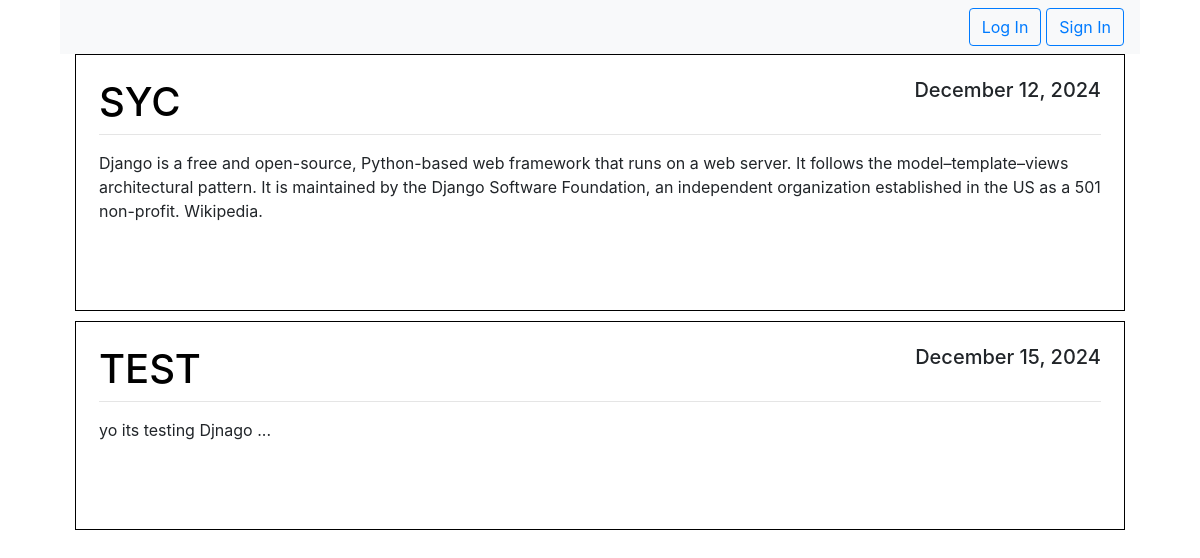
/home/, run on an earlier commit of the app's database.
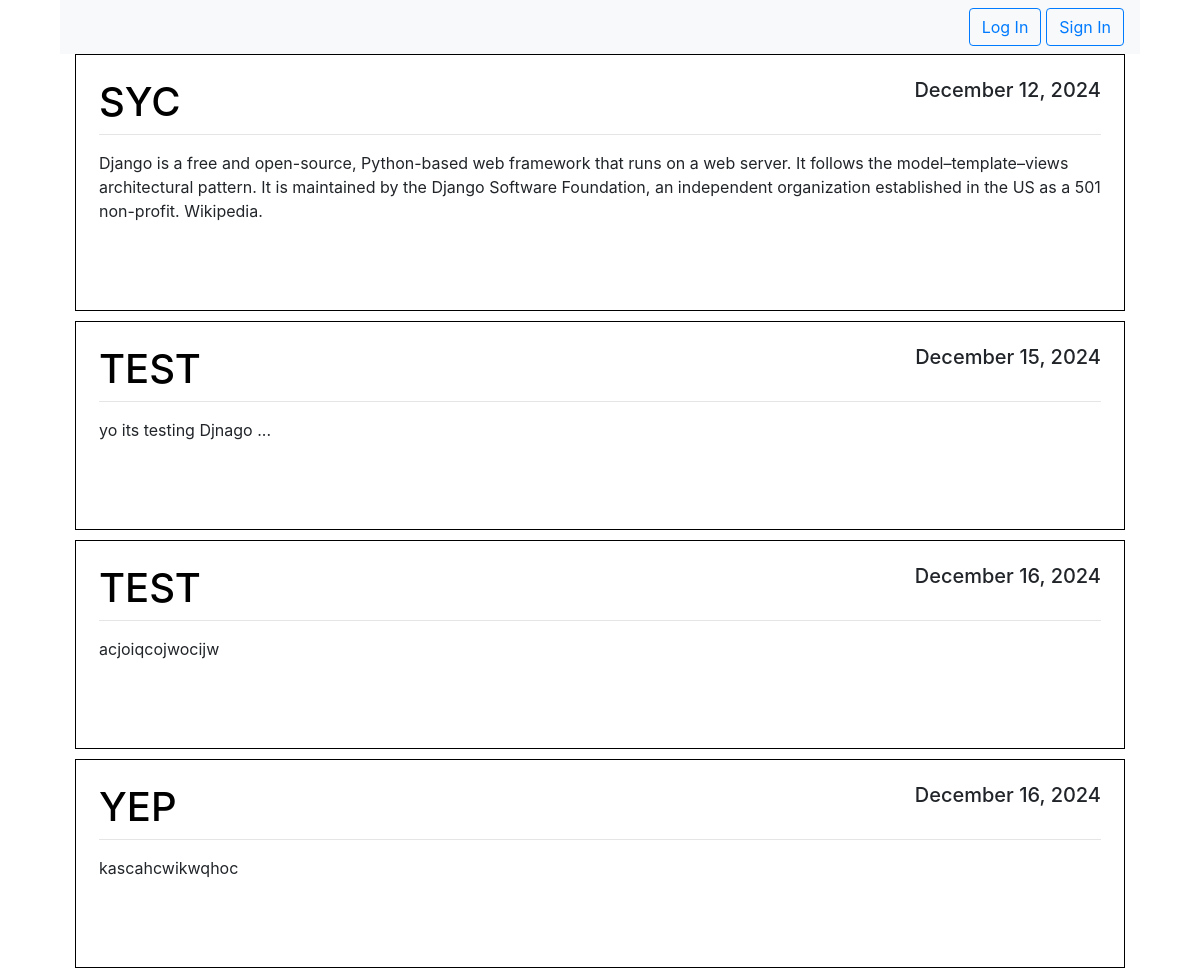
And on a later commit of the database.
### blog/models.py (models this page shows, shortened)
class posts(models.Model):
    title = models.CharField(max_length=100)
    content = models.TextField()
    date_posted = models.DateTimeField(default= timezone.now)
    author = models.ForeignKey(User, on_delete=models.CASCADE)

### blog/views.py (the view)
# urls.py: path('home/', views.home),
def home(request):
    context = {
        "posts" : posts.objects.all()
    }
    return render(request, 'home.html', context)

### blog/templates/blog/home.html (shortened to what this page needs)
{% extends 'blog/base.html' %}
{% block content %}
{% load static %}
<div class="container custom-container" >
    <nav class="navbar navbar-expand-lg navbar-light bg-light w-100">
        <div class="collapse navbar-collapse" id="navbarSupportedContent">
            <form class="form-inline my-2 my-lg-0" style="margin-left: 68%;" >
                <div class="dropdown" style="display: flex;">
                    {% if request.user.is_authenticated %}
            <p style="margin-right: 80px; font-size: 20px;">@{{request.user.username|capfirst}}</p>
            <button class="btn btn-outline-primary dropdown-toggle" type="button" id="dropdownMenuButton"
                data-toggle="dropdown" aria-haspopup="true" aria-expanded="false">
                Profile
            </button>
            <div class="dropdown-menu" aria-labelledby="dropdownMenuButton">
                <a class="dropdown-item" href="/home">Home</a>
                <a class="dropdown-item" href="/newpost">New Post</a>
                <a class="dropdown-item" href="/mypost">My Posts</a>
                <a class="dropdown-item" href="/signout">Sign Out</a>
            </div>
        {% else %}
            <a class="btn btn-outline-primary" style="margin-right: 5px;" href="/loginn">Log In</a>
            <a class="btn btn-outline-primary" href="/">Sign In</a>
        {% endif %}
                </div>
            </form>
        </div>
    </nav>
    <div class="container custom-container" style="max-width: 1350px; ">
        {% for post in posts %}
        <article class="media content-section">
            <div class="media-body" style="border: 1px solid black; padding: 23px; margin-bottom: 10px;">
                <div class="article-metadata">
                    <h1 class="text-uppercase" style="text-align:left;float:left; color: #000000;">{{post.author}}</h1>
                    <h5 style="text-align:right;float:right;">{{post.date_posted|date:'F d, Y'}}</h5>
                    <hr style="clear:both;" />
                </div>
                <p class="article-content">{{post.content}}</p>
                <br><br>
            </div>
        </article>
        {% endfor %}
    </div>
</div>
{% endblock %}

### blog/templates/blog/base.html (shortened to what this page needs)
{% load static%}
<!DOCTYPE html>
<html lang="en">
<head>
    <link rel="stylesheet" href="https://cdn.jsdelivr.net/npm/bootstrap@4.0.0/dist/css/bootstrap.min.css"
>
</head>
<body>
    <div class="container custom-container">
        {% block content%}
        {% endblock %}
    </div>
</body>
</html>

What changed in the data, as far as the page shows it:
added posts: author "TEST", date_posted "December 16, 2024", content "acjoiqcojwocijw"
added posts: author "YEP", date_posted "December 16, 2024", content "kascahcwikwqhoc"
